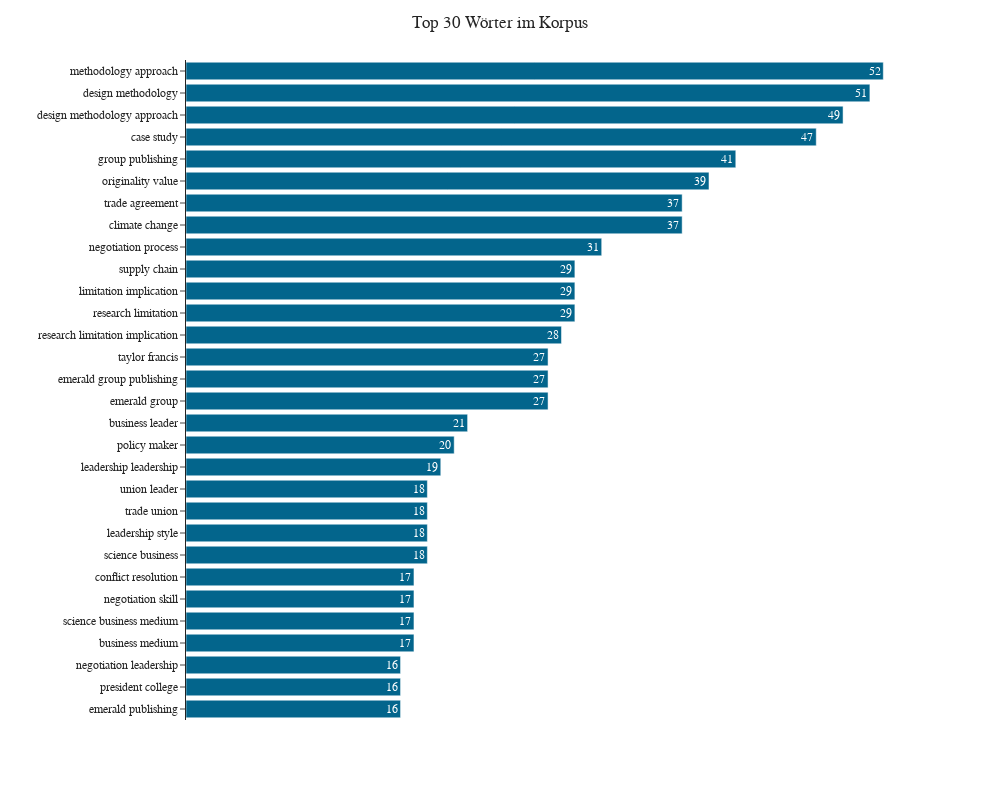

Source (notebook cell):
### Code cell
def get_top_n_gram(corpus, n=None):
    vec = CountVectorizer(ngram_range=(2, 3)).fit(corpus)
    bag_of_words = vec.transform(corpus)
    
    sum_words = bag_of_words.sum(axis=0).round(2)
    words_freq = [(word, sum_words[0, idx]) for word, idx in vec.vocabulary_.items()]
    words_freq =sorted(words_freq, key = lambda x: x[1], reverse=True)
    return words_freq[:n]

top_words = get_top_n_gram(corpus["Abstract"], 30)
df3 = pd.DataFrame(top_words, columns = ["n_gram", "count"])

barh_chart(df3, "count", "n_gram", "Top 30 Wörter im Korpus")

### Figure 1 — Plotly figure (JSON) as saved in the notebook; plotly's stock layout.template omitted (floating-point values rounded to 4 significant figures)
{"data": [{"alignmentgroup": "True", "hovertemplate": "count=%{text}<br>n_gram=%{y}<extra></extra>", "legendgroup": "", "marker": {"color": "#03658C", "pattern": {"shape": ""}}, "name": "", "offsetgroup": "", "orientation": "h", "showlegend": false, "text": [52, 51, 49, 47, 41, 39, 37, 37, 31, 29, 29, 29, 28, 27, 27, 27, 21, 20, 19, 18, 18, 18, 18, 17, 17, 17, 17, 16, 16, 16], "textposition": "auto", "type": "bar", "x": [52, 51, 49, 47, 41, 39, 37, 37, 31, 29, 29, 29, 28, 27, 27, 27, 21, 20, 19, 18, 18, 18, 18, 17, 17, 17, 17, 16, 16, 16], "xaxis": "x", "y": ["methodology approach", "design methodology", "design methodology approach", "case study", "group publishing", "originality value", "climate change", "trade agreement", "negotiation process", "research limitation", "limitation implication", "supply chain", "research limitation implication", "emerald group", "emerald group publishing", "taylor francis", "business leader", "policy maker", "leadership leadership", "science business", "leadership style", "trade union", "union leader", "business medium", "science business medium", "negotiation skill", "conflict resolution", "emerald publishing", "president college", "negotiation leadership"], "yaxis": "y"}], "layout": {"barmode": "relative", "font": {"family": "Times New Roman", "size": 12}, "height": 800, "legend": {"tracegroupgap": 0}, "margin": {"t": 60}, "title": {"text": "Top 30 Wörter im Korpus", "x": 0.5, "xanchor": "center", "y": 0.98, "yanchor": "top"}, "width": 1000, "xaxis": {"anchor": "y", "domain": [0, 1], "title": {"text": ""}, "visible": false}, "yaxis": {"anchor": "x", "categoryorder": "max ascending", "domain": [0, 1], "title": {"text": ""}}}}
